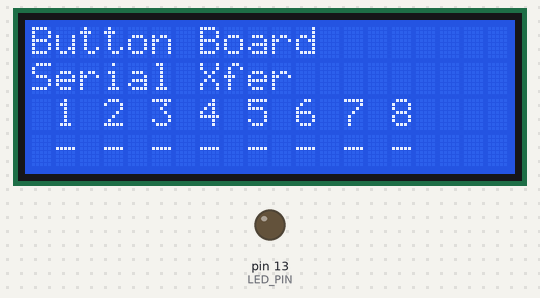
A sketch run on a simulated Arduino Leonardo, built with avr-gcc and run on an emulated ATmega32U4. Parts: 20×4 character LCD, output pins drawn as LEDs (lit = HIGH).

Above: at 1.6 s.
Timing chart, 0 to 3.1 s (numbered marks = the images above):
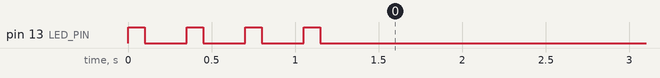

The sketch:

ButtonBoard_Serial_Filter.ino
```cpp
/**
 * Serial Filter for an NCE Button Board.
 *
 * The NCE Button Board does not work properly with non-momentary contacts.
 * This experiment uses an Arduino Mega to filter the serial DATA link out
 * of the NCE Button Board and feed proper values to an NCE Switch-8.
 *
 * Wiring:
 * - Pin 21 SCL to I2C LCD 20x4 display
 * - Pin 20 SDA to I2C LCD 20x4 display
 * - Pin 19 RX1 to DATA output from NCE Button Board
 * - Pin 18 TX1 to DATA input from NCE Switch-8
 *
 * The serial data output by the NCE Button Board is formatted as follow:
 * - Push    event is 2 bytes: 0x8n (with n 0..F) followed by its 0xFF XOR complement.
 * - Release event is 2 bytes: 0x4n (with n 0..F) followed by its 0xFF XOR complement.
 */
#include <LiquidCrystal.h>
#include <Wire.h>

#include "LiquidCrystal_I2C.h"

#include <stdlib.h>
#include <ctype.h>

#undef DEBUG
#define LED_PIN         13

/** Milliseconds to pause before generating the release event. */
#define PAUSE_RELEASE_MS 250

LiquidCrystal_I2C lcd(0x27, 20, 4);  // set the LCD address to 0x27 for a 20 chars and 4 lines display

char buf1[2] = { 0, 0 };

// --------------------------------

void blink() {
  digitalWrite(LED_PIN, HIGH);
  delay(100 /*ms*/);
  digitalWrite(LED_PIN, LOW);
}

void lcd_print(int col, int row, const char *s) {
  while (s != NULL && *s != 0) {
    lcd.setCursor(col++,row);
    *buf1 = *(s++);
    lcd.print(buf1);
  }
}

void setup_blink() {
  pinMode(LED_PIN, OUTPUT);
  digitalWrite(LED_PIN, LOW);
}

void setup_pause() {
  for (int i = 0; i < 4; i++) {
    blink();
    delay(250);
  }
}

void setup_lcd() {
  lcd.init();
  lcd.display();
  lcd.backlight();
  lcd_print(0,0, "Button Board");
  lcd_print(0,1, "Serial Xfer");

  // Print turnout numbers (1..8)
  for (int i = 0; i < 8; i++) {
    int col = 1 + i*2;
    *buf1 = '1' + i;
    lcd.setCursor(col,2);
    lcd.print(buf1);
    lcd.setCursor(col,3);
    *buf1 = '-';
    lcd.print(buf1);
  }
}

void setup_nce() {
  Serial1.begin(9600 /*SERIAL_8N1*/);
}

void setup() {
    setup_blink();
    setup_pause();
    setup_lcd();
    setup_nce();
}

// -------------------------------

unsigned int serial_data = 0;
unsigned int serial_last = 0;

/** Read incoming serial bytes in the buffer. */
void loop_read() {
  if (Serial1.available()) {
    int data = Serial1.read();
    serial_data = ((serial_data & 0xFF) << 8) | (data & 0xFF);
  } else {
    // 9600 bauds = 104 us per bit = 1.04 ms per byte.
    delay(1);
  }
}

/** Detect whether the 2 last bytes received are a proper push event. */
bool data_is_valid() {
  byte byte1 = (serial_data >> 8) & 0xFF;
  byte byte2 = (serial_data     ) & 0xFF;
  if ((byte1 & 0x80) == 0x80) {
    if ((byte1 ^ byte2) == 0xFF) {
      return true;
    }
  }
  return false;
}

/** Output the current push event followed by a simulated release event. */
bool output_command() {
  // Don't send the same command twice in a row
  if (serial_last == serial_data) {
    return false;
  }

  byte byte1 = (serial_data >> 8) & 0xFF;
  byte byte2 = (serial_data     ) & 0xFF;
  Serial1.write(byte1);
  Serial1.write(byte2);
  delay(PAUSE_RELEASE_MS);

  // Release event uses 0x40 instead of 0x80
  byte1 = 0x40 | (byte1 & 0x00F);
  Serial1.write(byte1);
  Serial1.write(byte2);

  // Update last sent command
  serial_last = serial_data;
  return true;
}

/** Print command to LCD. Totally useless and thus absolutely needed. */
void decode_command_to_lcd() {
  // Input # trigger is the low nibble of the first byte.
  // Turnout number is input / 2.
  // Even numbers for N and Odd numbers for R.

  byte input = (serial_last >> 8) & 0x0F;
  int col = 1 + (input & 0x0E);

  lcd.setCursor(col,3);
  *buf1 = input & 0x01 ? 'R' : 'N';
  lcd.print(buf1);
}

// -------------------------------

void loop() {
  loop_read();
  if (data_is_valid()) {
    if (output_command()) {
      blink();
      decode_command_to_lcd();
    }
  }
}
```
